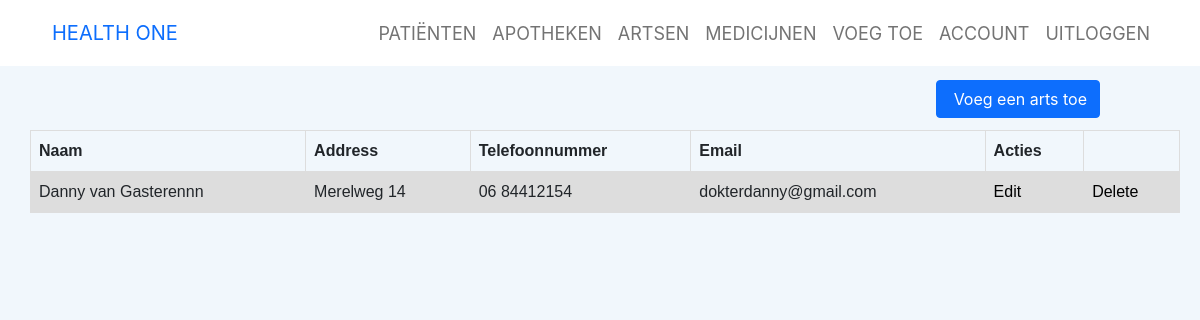
/artsen.php (signed in), run on the app's committed database.
### tables this page shows
CREATE TABLE `gebruikers` (
  `idGebruiker` int(11) NOT NULL,
  `Naam_Gebruiker` varchar(45) NOT NULL,
  `Address` varchar(255) NOT NULL,
  `Stad` varchar(255) DEFAULT NULL,
  `Email` varchar(255) NOT NULL,
  `wachtwoord` varchar(255) DEFAULT NULL,
  `Telefoonnummer` varchar(255) NOT NULL,
  `role` int(11) NOT NULL
);

### php-code/Arts/show-artsen.php (the view, shortened to what this page needs)
<?php
function ShowArtsen(){
    $con = new connection();
    $pdo = $con->make();
    $sql = 'SELECT *
		FROM gebruikers where role = 3';
    $statement = $pdo->query($sql);
    $artsen = $statement->fetchAll(PDO::FETCH_ASSOC);
    if ($artsen) {
        echo "<table>
            <tr>
              <th>Naam</th>
              <th>Address</th>
              <th>Telefoonnummer</th>
              <th>Email</th>
              <th>Acties</th>
              <th>  </th>
            </tr>";
        foreach ($artsen as $arts) {
            echo "<tr>
            <td>".$arts['Naam_Gebruiker']."</td>
            <td>". $arts['Address']."</td>
            <td>". $arts['Telefoonnummer']."</td>
            <td>".$arts['Email']."</td>";
              echo "<td> <a href='php-code/Arts/edit-arts.php?id=".$arts['idGebruiker']."'>Edit</a>";
              echo "<td> <a href='php-code/Arts/delete-arts.php?id=".$arts['idGebruiker']."'>Delete</a>";
        }
        echo "</table>";
    }
}
?>

### assets/css/Ludens-Users---25-After-Register.css (style rules this page uses)
*, *:before, *:after { -webkit-box-sizing: border-box; -moz-box-sizing: border-box; box-sizing: border-box; }

### styles/style.css (style rules this page uses)
body { margin: 0; background-color: #f1f7fc; font-family: -apple-system, BlinkMacSystemFont, 'Segoe UI', Roboto, Oxygen, Ubuntu, Cantarell, 'Open Sans', 'Helvetica Neue', sans-serif; }
a { color: black; text-decoration: none; }
table { font-family: arial, sans-serif; border-collapse: collapse; width: 100%; }
td, th { border: 1px solid #dddddd; text-align: left; padding: 8px; }
tr:nth-child(even) { background-color: #dddddd; }

### data on the page
gebruikers: Naam_Gebruiker "Danny van Gasterennn", Address "Merelweg 14", Telefoonnummer "06 84412154", Email "dokterdanny@gmail.com"
